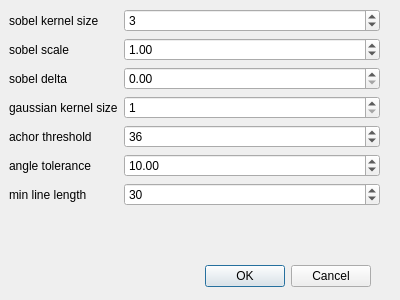
<?xml version="1.0" encoding="UTF-8"?>
<ui version="4.0">
 <class>EDLConfigDialog</class>
 <widget class="QDialog" name="EDLConfigDialog">
  <property name="geometry">
   <rect>
    <x>0</x>
    <y>0</y>
    <width>400</width>
    <height>300</height>
   </rect>
  </property>
  <property name="windowTitle">
   <string>Dialog</string>
  </property>
  <widget class="QDialogButtonBox" name="buttonBox">
   <property name="geometry">
    <rect>
     <x>30</x>
     <y>260</y>
     <width>341</width>
     <height>32</height>
    </rect>
   </property>
   <property name="orientation">
    <enum>Qt::Horizontal</enum>
   </property>
   <property name="standardButtons">
    <set>QDialogButtonBox::Cancel|QDialogButtonBox::Ok</set>
   </property>
  </widget>
  <widget class="QWidget" name="formLayoutWidget">
   <property name="geometry">
    <rect>
     <x>9</x>
     <y>9</y>
     <width>371</width>
     <height>251</height>
    </rect>
   </property>
   <layout class="QFormLayout" name="formLayout">
    <item row="0" column="0">
     <widget class="QLabel" name="label">
      <property name="text">
       <string>sobel kernel size</string>
      </property>
     </widget>
    </item>
    <item row="1" column="0">
     <widget class="QLabel" name="label_2">
      <property name="text">
       <string>sobel scale</string>
      </property>
     </widget>
    </item>
    <item row="2" column="0">
     <widget class="QLabel" name="label_3">
      <property name="text">
       <string>sobel delta</string>
      </property>
     </widget>
    </item>
    <item row="4" column="0">
     <widget class="QLabel" name="label_4">
      <property name="text">
       <string>achor threshold</string>
      </property>
     </widget>
    </item>
    <item row="3" column="0">
     <widget class="QLabel" name="label_5">
      <property name="text">
       <string>gaussian kernel size</string>
      </property>
     </widget>
    </item>
    <item row="5" column="0">
     <widget class="QLabel" name="label_6">
      <property name="text">
       <string>angle tolerance</string>
      </property>
     </widget>
    </item>
    <item row="5" column="1">
     <widget class="QDoubleSpinBox" name="angleTolerance">
      <property name="value">
       <double>10.000000000000000</double>
      </property>
     </widget>
    </item>
    <item row="0" column="1">
     <widget class="QSpinBox" name="sobelKernelSize">
      <property name="minimum">
       <number>1</number>
      </property>
      <property name="singleStep">
       <number>2</number>
      </property>
      <property name="value">
       <number>3</number>
      </property>
     </widget>
    </item>
    <item row="1" column="1">
     <widget class="QDoubleSpinBox" name="sobelScale">
      <property name="value">
       <double>1.000000000000000</double>
      </property>
     </widget>
    </item>
    <item row="2" column="1">
     <widget class="QDoubleSpinBox" name="sobelDelta"/>
    </item>
    <item row="3" column="1">
     <widget class="QSpinBox" name="gaussianKernelSize">
      <property name="minimum">
       <number>1</number>
      </property>
      <property name="singleStep">
       <number>2</number>
      </property>
     </widget>
    </item>
    <item row="4" column="1">
     <widget class="QSpinBox" name="anchorThreshold">
      <property name="minimum">
       <number>1</number>
      </property>
      <property name="value">
       <number>36</number>
      </property>
     </widget>
    </item>
    <item row="6" column="0">
     <widget class="QLabel" name="label_7">
      <property name="text">
       <string>min line length</string>
      </property>
     </widget>
    </item>
    <item row="6" column="1">
     <widget class="QSpinBox" name="minLineLength">
      <property name="minimum">
       <number>1</number>
      </property>
      <property name="maximum">
       <number>255</number>
      </property>
      <property name="value">
       <number>30</number>
      </property>
     </widget>
    </item>
   </layout>
  </widget>
 </widget>
 <resources/>
 <connections>
  <connection>
   <sender>buttonBox</sender>
   <signal>accepted()</signal>
   <receiver>EDLConfigDialog</receiver>
   <slot>accept()</slot>
   <hints>
    <hint type="sourcelabel">
     <x>248</x>
     <y>254</y>
    </hint>
    <hint type="destinationlabel">
     <x>157</x>
     <y>274</y>
    </hint>
   </hints>
  </connection>
  <connection>
   <sender>buttonBox</sender>
   <signal>rejected()</signal>
   <receiver>EDLConfigDialog</receiver>
   <slot>reject()</slot>
   <hints>
    <hint type="sourcelabel">
     <x>316</x>
     <y>260</y>
    </hint>
    <hint type="destinationlabel">
     <x>286</x>
     <y>274</y>
    </hint>
   </hints>
  </connection>
 </connections>
</ui>
